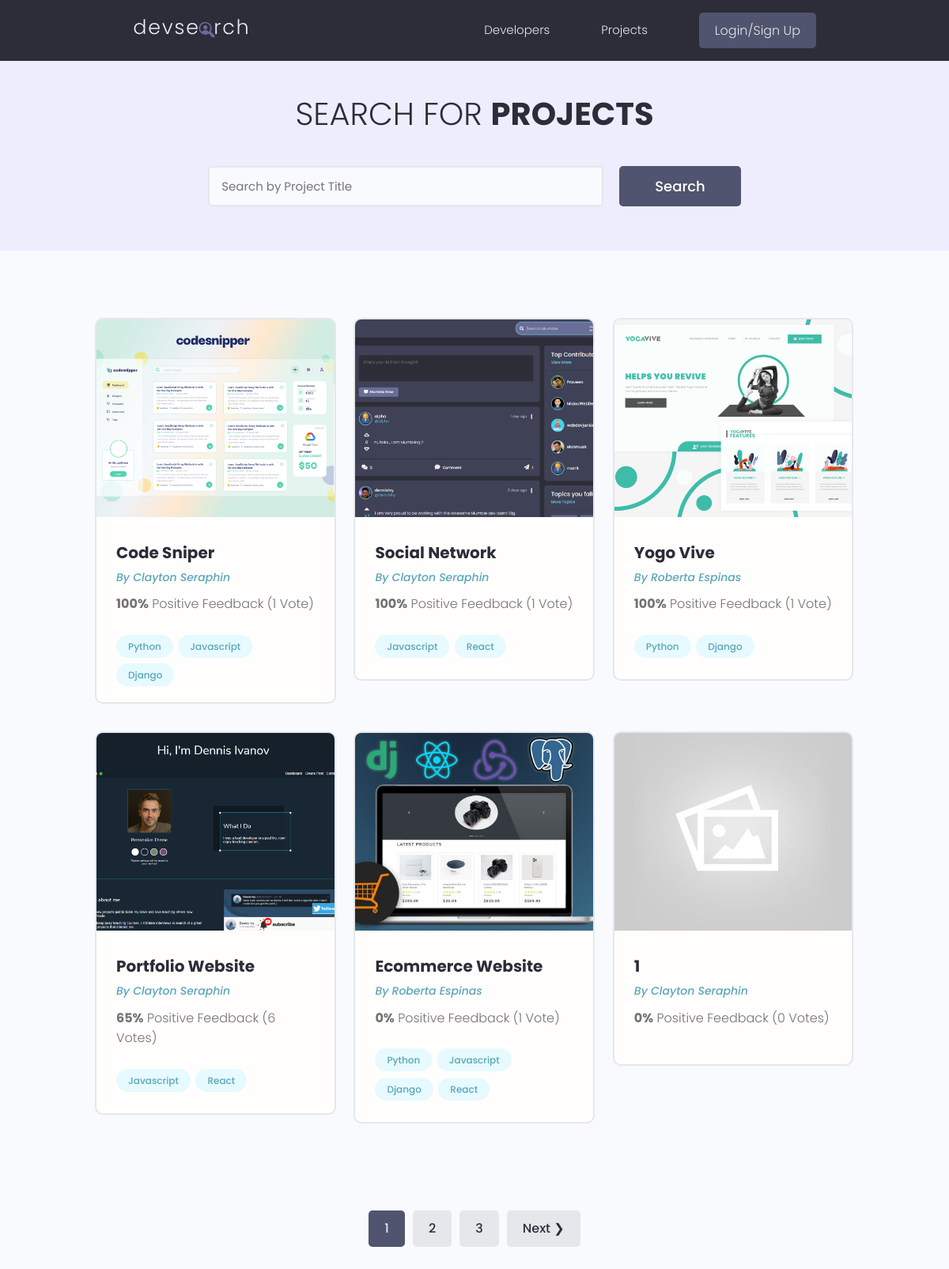
/projects/, run on the app's committed database.
### projects/models.py (models this page shows, shortened)
class Project(models.Model):
    owner = models.ForeignKey(
        Profile,
        null=True,
        blank=True,
        on_delete=models.SET_NULL
    )
    title = models.CharField(max_length=200)
    featured_image = models.ImageField(
        null=True,
        blank=True,
        default='default.jpg',
    )
    description = models.TextField(null=True, blank=True)
    demo_link = models.CharField(max_length=2000, null=True, blank=True)
    source_link = models.CharField(max_length=2000, null=True, blank=True)
    tags = models.ManyToManyField('Tag', blank=True)
    vote_total = models.IntegerField(default=0, null=True, blank=True)
    vote_ratio = models.IntegerField(default=0, null=True, blank=True)
    created = models.DateTimeField(auto_now_add=True)
    id = models.UUIDField(
        default=uuid.uuid4,
        unique=True,
        primary_key=True,
        editable=False
    )
    class Meta:
        ordering = ['-vote_ratio', '-vote_total', 'title']

class Tag(models.Model):
    name = models.CharField(max_length=200)
    created = models.DateTimeField(auto_now_add=True)
    id = models.UUIDField(
        default=uuid.uuid4,
        primary_key=True,
        unique=True,
        editable=False
    )
    def __str__(self):
        return self.name

### users/models.py (models this page shows, shortened)
class Profile(models.Model):
    user = models.OneToOneField(
        User,
        on_delete=models.CASCADE,
        null=True,
        blank=True
    )
    name = models.CharField(max_length=200, null=True, blank=True)
    email = models.EmailField(max_length=200, null=True, blank=True)
    username = models.CharField(max_length=200, null=True, blank=True)
    location = models.CharField(max_length=200, null=True, blank=True)
    short_intro = models.CharField(max_length=200, blank=True, null=True)
    bio = models.TextField(null=True, blank=True)
    profile_image = models.ImageField(
        null=True,
        blank=True,
        upload_to='profiles/',
        default='profiles/user-default.png')
    social_github = models.CharField(max_length=200, blank=True, null=True)
    social_twitter = models.CharField(max_length=200, blank=True, null=True)
    social_linkedin = models.CharField(max_length=200, blank=True, null=True)
    social_youtube = models.CharField(max_length=200, blank=True, null=True)
    social_website = models.CharField(max_length=200, blank=True, null=True)
    created = models.DateTimeField(auto_now_add=True)
    id = models.UUIDField(
        default=uuid.uuid4,
        unique=True,
        primary_key=True,
        editable=False
    )

### projects/views.py (the view)
# urls.py: path('projects/', include('projects.urls')),
def projects(request):
    projects, search_query = SearchProjects(request)
    custom_range, projects = paginateProjects(request, projects, 6)
    context = {
        'projects': projects,
        'search_query': search_query,
        'custom_range': custom_range
    }
    return render(request, 'projects/projects.html', context)

### projects/utils.py (called while the page is built)
def paginateProjects(request, projects, results):
    page = request.GET.get('page')
    paginator = Paginator(projects, results)
    try:
        projects = paginator.page(page)
    except PageNotAnInteger:
        page = 1
        projects = paginator.page(page)
    except EmptyPage:
        page = paginator.num_pages
        projects = paginator.page(page)
    leftIndex = (int(page) - 4)
    if leftIndex < 1:
        leftIndex = 1
    rightIndex = (int(page) + 5)
    if rightIndex > paginator.num_pages:
        rightIndex = paginator.num_pages + 1
    custom_range = range(leftIndex, rightIndex)
    return custom_range, projects

def SearchProjects(request):
    search_query = ''
    if request.GET.get('search_query'):
        search_query = request.GET.get('search_query')
    tags = Tag.objects.filter(name__icontains=search_query)
    projects = Project.objects.distinct().filter(
        Q(title__icontains=search_query) |
        Q(description__icontains=search_query) |
        Q(owner__name__icontains=search_query) |
        Q(tags__in=tags)
    )
    return projects, search_query

### projects/templates/projects/projects.html (shortened to what this page needs)
{% extends 'main.html' %}
{% block content %}
  <main class="projects">
    <section class="hero-section text-center">
      <div class="container container--narrow">
        <div class="hero-section__box">
          <h2>Search for <span>Projects</span></h2>
        </div>
        <div class="hero-section__search">
          <form id="searchForm" class="form" action="#" method="get">
            <div class="form__field">
              <input class="input input--text" id="formInput#search" type="text" name="search_query"
                placeholder="Search by Project Title" value="{{search_query}}"/>
            </div>
            <input class="btn btn--sub btn--lg" type="submit" value="Search" />
          </form>
        </div>
      </div>
    </section>
    <section class="projectsList">
      <div class="container">
        <div class="grid grid--three">
          {% for project in projects %}
            <div class="column">
              <div class="card project">
                <a href="{% url 'project' project.id %}" class="project">
                  <img class="project__thumbnail" src="{{ project.featured_image.url }}" alt="project thumbnail" />
                  <div class="card__body">
                    <h3 class="project__title">{{project.title}}</h3>
                    <p><a class="project__author" href="{% url 'user-profile' project.owner.id  %}">By {{project.owner.name}}</a></p>
                    <p class="project--rating">
                      <span style="font-weight: bold;">{{project.vote_ratio}}%</span> Positive
                      Feedback ({{project.vote_total}} Vote{{project.vote_total|pluralize:"s"}})
                    </p>
                    <div class="project__tags">
                      {% for tag in project.tags.all %}
                        <span class="tag tag--pill tag--main">
                          <small>{{tag}}</small>
                        </span>
                      {% endfor %}
                    </div>
                  </div>
                </a>
              </div>
            </div>
          {% endfor %}
        </div>
      </div>
    </section>
    {% include 'pagination.html' with queryset=projects custom_range=custom_range %}
  </main>
{% endblock %}

### templates/main.html (shortened to what this page needs)
<!DOCTYPE html>
{% load static %}
<html>
    <head>
        <link rel="stylesheet" href="https://cdn.iconmonstr.com/1.3.0/css/iconmonstr-iconic-font.min.css" />
        <link rel="stylesheet" href="{% static 'uikit/styles/uikit.css' %}" />
        <link rel="stylesheet" href="{% static 'styles/app.css' %}" />
        <link rel="stylesheet" href="//cdnjs.cloudflare.com/ajax/libs/highlight.js/11.2.0/styles/default.min.css">
    </head>
    <body>
        {% include 'navbar.html' %}
        {% block content %}
        {% endblock content %}
    </body>
</html>

### templates/navbar.html (shortened to what this page needs)
{% load static %}
  <header class="header">
    <div class="container container--narrow">
      <a href="{% url 'profiles' %}" class="header__logo">
        <img src="{% static 'images/logo.svg' %}" alt="DevSearch Logo" />
      </a>
      <nav class="header__nav">
        <ul class="header__menu">
          <li class="header__menuItem"><a href="{% url 'profiles' %}">Developers</a></li>
          <li class="header__menuItem"><a href="{% url 'projects' %}">Projects</a></li>
          {% if request.user.is_authenticated %}
            <li class="header__menuItem"><a href="{% url 'account' %}">Account</a></li>
            <li class="header__menuItem"><a href="{% url 'inbox' %}">Inbox</a></li>
            <li class="header__menuItem"><a href="{% url 'logout' %}" class="btn btn--sub">Logout</a></li>
          {% else %}
            <li class="header__menuItem"><a href="{% url 'login' %}" class="btn btn--sub">Login/Sign Up</a></li>
          {% endif %}
        </ul>
      </nav>
    </div>
  </header>

### templates/pagination.html (shortened to what this page needs)
{% if queryset.has_other_pages %}
      <div class="pagination">
        <ul>
          {% for page in custom_range %}
            {% if page == queryset.number %}
              <li>
                <a href="?page={{page}}" class="btn page-link btn--sub" data-page="{{page}}">{{page}}</a>
              </li>
            {% else %}
              <li>
                <a href="?page={{page}}" class="btn page-link" data-page="{{page}}">{{page}}</a>
              </li>
            {% endif %}
          {% endfor %}
          {% if queryset.has_next %}
            <li>
              <a href="?page={{queryset.next_page_number}}" class="btn page-link" data-page="{{queryset.next_page_number}}">Next &#10095;</a>
            </li>
          {% endif %}
        </ul>
      </div>
    {% endif %}

### static/styles/app.css (style rules this page uses)
:root { --color-sub: #2d2d39; }
.btn--sub { background-color: var(--color-sub-light); }
.card { border: 2px solid var(--color-light); }
img { width: 100%; }
.header { position: sticky; z-index: 111; background-color: var(--color-sub); padding: 1.5rem 0; }
.header > .container { display: flex; justify-content: space-between; align-items: center; }
.header__logo > img { height: 3.8rem; }
.header__nav > ul { display: inline-flex; align-items: center; list-style: none; gap: 6.5rem; }
.header__menuItem > a { color: var(--color-light); font-weight: 300; }
.hero-section { height: 40vh; display: flex; align-items: center; background-color: var(--color-sub); }
.hero-section__box { margin-bottom: 4rem; }
.hero-section__box > h2, .hero-section__box > h2 > span { font-size: 4rem; color: var(--color-light); line-height: 1.3; text-transform: uppercase; }
.hero-section__box > h2 { font-weight: 300; }
.hero-section__box > h2 > span { font-weight: 700; }
.hero-section__search > .form { display: flex; align-items: center; justify-content: center; gap: 2rem; }
.hero-section__search > .form input.input--text { width: 50rem; }
.pagination { margin-top: 8rem; margin-bottom: 10rem; }
.pagination > ul { flex-wrap: wrap; list-style: none; display: flex; align-items: center; justify-content: center; gap: 1rem; }
.pagination .btn { color: var(--color-sub); }
.pagination .btn.btn--sub { color: var(--color-light); }
.project__author { font-size: 1.4rem; font-style: italic; }
.project--rating { margin-bottom: 1.6em; margin-top: .5em; }
.projects > .hero-section { background: var(--color-sub-lighter); height: 30vh; }
.projects .hero-section__box { margin-bottom: 2.5rem; }
.projects .hero-section__box > h2 { color: var(--color-sub); }
.projects .hero-section__box > h2 > span { font-weight: 700; color: var(--color-sub); }
.projectsList { margin-top: 8rem; }
.project__thumbnail { height: 25rem; object-fit: cover; object-position: top center; }
.project__title { font-size: 2rem; font-weight: 700; color: var(--color-sub); }

### static/uikit/styles/modules/_variables.css (style rules this page uses)
:root { --color-main: #5aa5b9; --color-main-light: #e6faff; --color-sub: #3f4156; --color-sub-light: #51546e; --color-sub-lighter: #ededfd; --color-text: #737373; --color-gray: #8b8b8b; --color-light: #e5e7eb; --color-light-gray: #767676; --color-bg: #f8fafd; --color-white: #fffefd; --color-white-light: #f3f3f3; --color-success: #359e64; --color-success-bg: #def8e8; --color-error: #fc4b0b; --color-error-bg: #fff2ee; --font-base: 'Poppins', arial, helvetica, 'Segoe UI', roboto, ubuntu, sans-serif; --font-monospace: 'Fira Code', 'Courier New', courier, monospace; --font-regular: 300; --font-medium: 500; --font-bold: 700; --generic-shadow: 1px 1px 5px #00000010; --generic-transition: all 0.3s ease-in-out; }

### static/uikit/styles/modules/_base.css (style rules this page uses)
* { margin: 0; padding: 0; box-sizing: border-box; text-rendering: optimizeLegibility; color: inherit; font-size: inherit; }
html { font-size: 50%; }
@media only screen and (min-width: 480px) { html { font-size: 56.25%; } }
@media only screen and (min-width: 1200px) { html { font-size: 62.5%; } }
body { line-height: 1.6; font-weight: 400; font-size: 1.5rem; color: var(--color-text); background-color: var(--color-bg); min-height: 100vh; }

### static/uikit/styles/modules/_typography.css (style rules this page uses)
* { font-family: var(--font-base); }
h2 { font-size: 3.6rem; font-weight: var(--font-bold); }
h3 { font-size: 3.2rem; font-weight: var(--font-medium); }
p, span, strong { font-size: 1.6rem; color: var(--color-text); font-weight: var(--font-regular); }
a { padding-bottom: 2px; text-decoration: none; display: inline-block; color: var(--color-main); font-weight: var(--font-medium); }

### static/uikit/styles/modules/_utilities.css (style rules this page uses)
.container { width: 92%; max-width: 165rem; margin: 0 auto; box-sizing: border-box; }
.container--narrow { width: 92%; max-width: 120rem; }
@media screen and (min-width: 1000px) { .container { width: 90%; } }
@media screen and (min-width: 1000px) { .container--narrow { width: 85%; } }
@media screen and (min-width: 1200px) { .container { width: 80%; } }
@media screen and (min-width: 1200px) { .container--narrow { width: 72%; } }
.text-center { text-align: center; }

### static/uikit/styles/modules/_card.css (style rules this page uses)
.card { border-radius: 1rem; background-color: var(--color-white); border: 1.5px solid var(--color-light); width: auto; height: auto; margin-top: 0.5rem; margin-bottom: 0.5rem; overflow: hidden; }
.card__body, .card__header { padding: 2rem 2.5rem; }

### data on the page
Project: featured_image (picture), title "Code Sniper", owner.name "Clayton Seraphin", vote_ratio "100", vote_total "1"
Tag: name "Python"
Tag: name "Javascript"
Tag: name "Django"
Project: featured_image (picture), title "Social Network", owner.name "Clayton Seraphin", vote_ratio "100", vote_total "1"
Tag: name "React"
Project: featured_image (picture), title "Yogo Vive", owner.name "Roberta Espinas", vote_ratio "100", vote_total "1"
Project: featured_image (picture), title "Portfolio Website", owner.name "Clayton Seraphin", vote_ratio "65", vote_total "6"
Project: featured_image (picture), title "Ecommerce Website", owner.name "Roberta Espinas", vote_ratio "0", vote_total "1"
Project: featured_image (placeholder picture), title "1", owner.name "Clayton Seraphin", vote_ratio "0", vote_total "0"

### other printed values
{{ page }} "1"
{{ page }} "2" "3"
